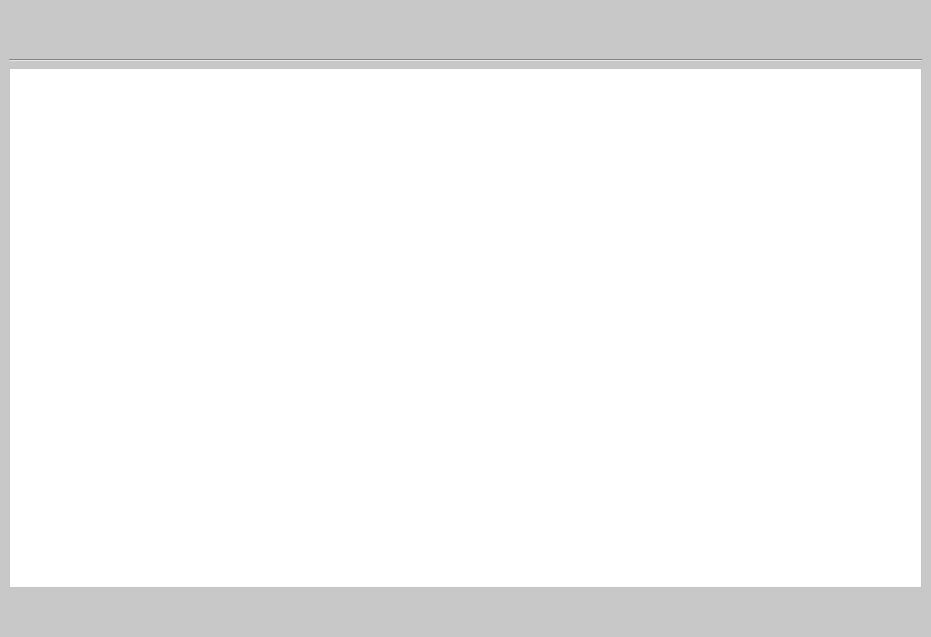
<?xml version="1.0" encoding="UTF-8"?>
<ui version="4.0">
 <class>MainWindow</class>
 <widget class="QMainWindow" name="MainWindow">
  <property name="geometry">
   <rect>
    <x>0</x>
    <y>0</y>
    <width>931</width>
    <height>637</height>
   </rect>
  </property>
  <property name="contextMenuPolicy">
   <enum>Qt::DefaultContextMenu</enum>
  </property>
  <property name="windowTitle">
   <string>CL850 Manager [*]</string>
  </property>
  <property name="windowIcon">
   <iconset>
    <normaloff>:/icons/production.png</normaloff>:/icons/production.png</iconset>
  </property>
  <property name="styleSheet">
   <string notr="true">background-color: rgb(200, 200, 200);</string>
  </property>
  <widget class="QWidget" name="centralwidget">
   <layout class="QVBoxLayout" name="verticalLayout" stretch="0,0,1,0">
    <item>
     <layout class="QHBoxLayout" name="horizontalLayout" stretch="0,1">
      <item>
       <widget class="QLabel" name="title">
        <property name="font">
         <font>
          <family>Terminus</family>
          <pointsize>24</pointsize>
          <weight>75</weight>
          <bold>true</bold>
         </font>
        </property>
        <property name="text">
         <string/>
        </property>
       </widget>
      </item>
      <item>
       <spacer name="horizontalSpacer">
        <property name="orientation">
         <enum>Qt::Horizontal</enum>
        </property>
        <property name="sizeHint" stdset="0">
         <size>
          <width>478</width>
          <height>20</height>
         </size>
        </property>
       </spacer>
      </item>
     </layout>
    </item>
    <item>
     <widget class="Line" name="line">
      <property name="orientation">
       <enum>Qt::Horizontal</enum>
      </property>
     </widget>
    </item>
    <item>
     <widget class="QScrollArea" name="scrollArea">
      <property name="frameShape">
       <enum>QFrame::NoFrame</enum>
      </property>
      <property name="widgetResizable">
       <bool>true</bool>
      </property>
      <widget class="QWidget" name="scrollAreaWidgetContents_2">
       <property name="geometry">
        <rect>
         <x>0</x>
         <y>0</y>
         <width>919</width>
         <height>530</height>
        </rect>
       </property>
       <layout class="QHBoxLayout" name="horizontalLayout_2">
        <property name="spacing">
         <number>0</number>
        </property>
        <property name="margin">
         <number>0</number>
        </property>
        <item>
         <widget class="QFrame" name="scheduleFrame">
          <property name="sizePolicy">
           <sizepolicy hsizetype="Preferred" vsizetype="Preferred">
            <horstretch>0</horstretch>
            <verstretch>0</verstretch>
           </sizepolicy>
          </property>
          <property name="styleSheet">
           <string notr="true">background-color: rgb(255, 255, 255);</string>
          </property>
          <property name="frameShape">
           <enum>QFrame::StyledPanel</enum>
          </property>
          <property name="frameShadow">
           <enum>QFrame::Raised</enum>
          </property>
          <layout class="QVBoxLayout" name="verticalLayout_2">
           <property name="spacing">
            <number>6</number>
           </property>
           <property name="sizeConstraint">
            <enum>QLayout::SetMinimumSize</enum>
           </property>
           <property name="topMargin">
            <number>4</number>
           </property>
           <property name="bottomMargin">
            <number>5</number>
           </property>
          </layout>
         </widget>
        </item>
       </layout>
      </widget>
     </widget>
    </item>
    <item>
     <spacer name="verticalSpacer">
      <property name="orientation">
       <enum>Qt::Vertical</enum>
      </property>
      <property name="sizeHint" stdset="0">
       <size>
        <width>20</width>
        <height>40</height>
       </size>
      </property>
     </spacer>
    </item>
   </layout>
  </widget>
 </widget>
 <resources>
  <include location="../graphics.qrc"/>
 </resources>
 <connections/>
</ui>
